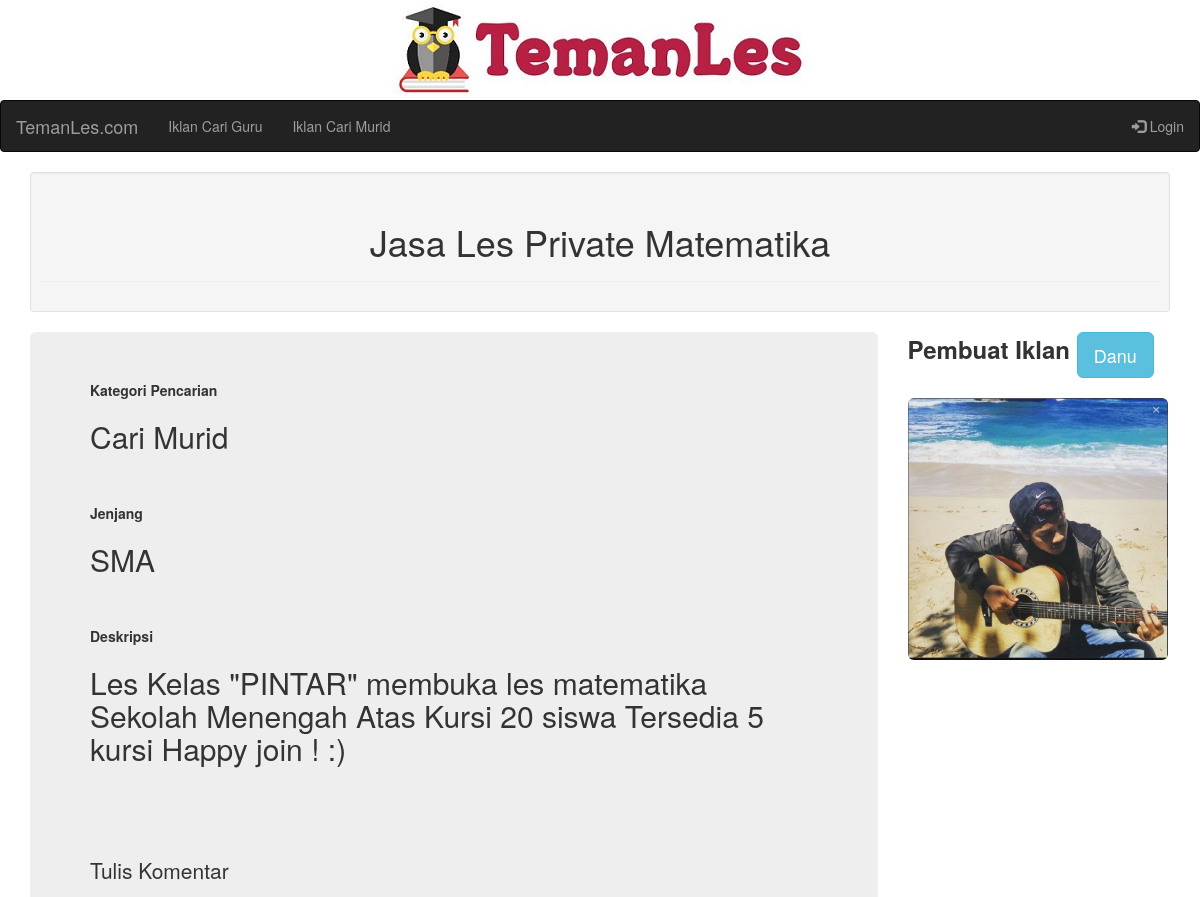
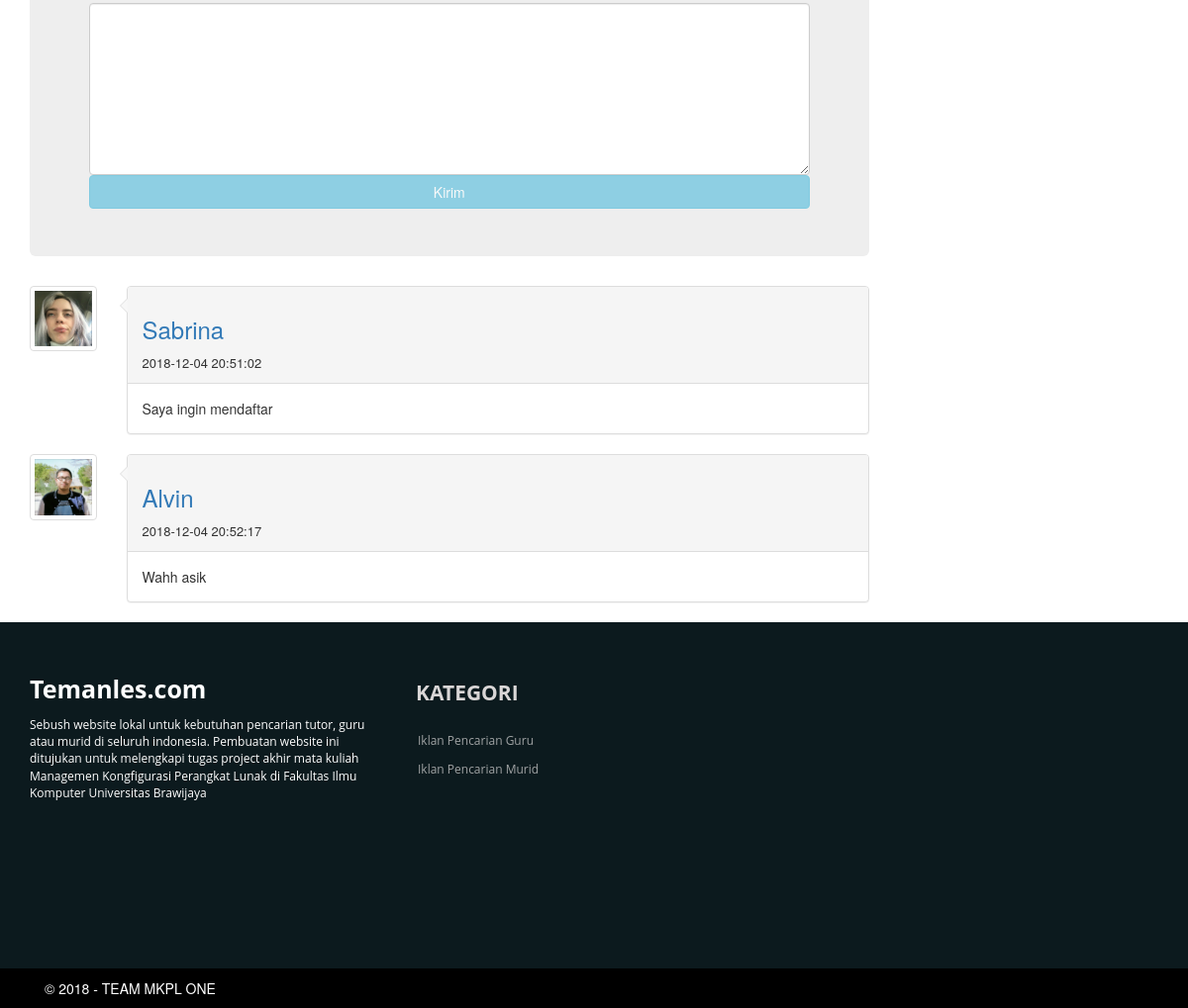
Screenshot of /iklan/Murid/23 with the database file from the repository (2 pictures, top to bottom).
### tables this page shows
CREATE TABLE `iklan` (
  `id_iklan` int(4) NOT NULL,
  `id_pembuatIklan` int(4) NOT NULL,
  `judul` varchar(30) NOT NULL,
  `slug` varchar(200) NOT NULL,
  `statusPencarian` varchar(15) NOT NULL,
  `jenjang` varchar(50) NOT NULL,
  `deskripsi` varchar(300) NOT NULL
);

CREATE TABLE `member` (
  `id` int(4) NOT NULL,
  `nama` varchar(30) NOT NULL,
  `email` varchar(30) NOT NULL,
  `password` varchar(50) NOT NULL,
  `alamat` varchar(50) NOT NULL,
  `noTelp` varchar(15) NOT NULL,
  `deskripsi` varchar(300) NOT NULL,
  `foto` varchar(50) NOT NULL
);

CREATE TABLE `komentar` (
  `id_pengirim` int(4) NOT NULL,
  `id_pembuatIklan` int(4) NOT NULL,
  `id_iklan` int(4) NOT NULL,
  `komentar` varchar(200) NOT NULL,
  `waktu` datetime NOT NULL
);

### application/controllers/ControllerIklan.php (called while the page is built, shortened)
<?php
class ControllerIklan extends CI_Controller {
	public function __construct(){
    $this->load->model('iklan');
    $this->load->model('komentar');
    $this->load->model('member');
		$this->load->model('pesan');
    $this->load->helper('url_helper');
    $this->load->helper('date');
		$this->load->helper(array('form', 'url'));
		$this->load->library('form_validation');
  }
  public function tampilIklan($statusPencarian, $id_iklan){
    $data['iklan'] = $this->iklan->daftarIklan($id_iklan, $statusPencarian);
    $data['komentar'] = $this->tampilKomentar($id_iklan);
		$data['member'] = $this->member->getData(FALSE, $data['iklan']['id_pembuatIklan']);
    $this->load->view('header');
    $this->load->view('iklan/detilIklan', $data);
    $this->load->view('footer');
  }
  public function tampilKomentar($id_iklan){
    $data['komentar'] = $this->komentar->getKomentar($id_iklan);
    return $data['komentar'];
  }
}

### index.php (called while the page is built, shortened)
<?php
require_once BASEPATH.'core/CodeIgniter.php';

### application/models/Iklan.php (called while the page is built, shortened)
<?php
class Iklan extends CI_Model{
  public function daftarIklan($id = FALSE, $statusPencarian = FALSE){
    if($statusPencarian === FALSE && $id !== FALSE){
      $query = $this->db->get_where('iklan', array('id_pembuatIklan' => $id));
      return $query->result_array();
    }else if($id !== FALSE && $statusPencarian !== FALSE){
      $query = $this->db->get_where('iklan', array('id_iklan' => $id));
      return $query->row_array();
    }else if($id === FALSE && $statusPencarian === FALSE){
      $this->db->select("iklan.*,member.nama, member.id");
      $this->db->from('iklan');
      $this->db->join('member', 'iklan.id_pembuatIklan = member.id');
      $query = $this->db->get();
      return $query->result_array();
    }
  }
}

### application/models/Member.php (called while the page is built, shortened)
<?php
class Member extends CI_Model{
  public function getData($username = FALSE, $id = FALSE){
    if($id === FALSE){
      $query = $this->db->get_where('member', array('nama'=>$username));
      return $query->row();
    }else if($username === FALSE){
      $query = $this->db->get_where('member', array('id'=>$id));
      return $query->row_array();
    }
  }
}

### application/models/Komentar.php (called while the page is built, shortened)
<?php
class Komentar extends CI_Model{
  public function getKomentar($id_iklan){
    $this->db->select("komentar.komentar,komentar.waktu,komentar.id_pengirim,member.nama, member.foto");
    $this->db->from('komentar');
    $this->db->where(array('id_iklan' => $id_iklan));
    $this->db->join('member', 'komentar.id_pengirim = member.id');
    $this->db->order_by('waktu','ASC');
    $query = $this->db->get();
    return $query->result_array();
  }
}

### application/views/iklan/detilIklan.php (the view, shortened to what this page needs)
<div class="container">
<div class='well well-sm'><div class='page-header'><h1><center><?php echo $iklan['judul']; ?></center></h1></div></div>
<div class='row'>
<div class='col-md-9'>
<div class='jumbotron'>
<strong>Kategori Pencarian</strong>
<h2>Cari <?php echo $iklan['statusPencarian'] ?></h2><br/><br/>
<strong>Jenjang</strong>
<h2><?php echo $iklan['jenjang'] ?></h2><br/><br/>
<strong>Deskripsi</strong>
<h2><?php echo $iklan['deskripsi'] ?></h2><br/><br/><br/><br/>
<?php echo form_open('controllerIklan/buatKomentar'); ?>
  <p>Tulis Komentar</p>
  <textarea class="form-control" name="komentar" rows="8" cols="80"></textarea>
  <?php
  if($this->session->userdata('status') != "login" || $this->session->userdata('nama') == "ADMIN"){
    echo "<input class='btn btn-info' type='submit' name='submit' value='Kirim' style='width: 100%;' disabled>";
  }else{
    echo "<input class='btn btn-info' type='submit' name='submit' value='Kirim' style='width: 100%;'>";
  }
   ?>
<?php echo form_close();
?>
</div>
</div>
<div class='col-md-3'>
  <font size='5'><strong>Pembuat Iklan </strong></font><a href='<?php echo site_url('profil/'.$member['id']); ?>' class='btn btn-info btn-lg'><?php echo $member['nama']; ?></a><br/><br/>
  <img class='img-rounded' src='<?php echo base_url().$member['foto']; ?>' style='height:200; width:260px'><br/><br/>
</div>
</div>
</div>
<?php
if(is_array($komentar)){
    foreach ($komentar as $komen) {?>
      <div class='container'>
        <div class='row'>
        <div class='col-sm-1'>
        <div class='thumbnail'>
        <img class='img-responsive user-photo' src='<?php echo base_url().$komen['foto'];?>'>
        </div>
        </div>
        <div class='col-sm-8'>
        <div class='panel panel-default'>
        <div class='panel-heading'>
        <strong><a href="<?php echo site_url('profil/'.$komen['id_pengirim']); ?>"><h3><?php echo $komen['nama']; ?></h3></a> </strong>
        <font size='2'><?php echo $komen['waktu']; ?></font>
				</div>
        <div class='panel-body'>
				<?php echo $komen['komentar']; ?>
				</div>
				</div>
				</div>
        </div>
        </div>
  <?php
  }
}
 ?>

### rows the page displays
iklan: judul "Jasa Les Private Matematika", statusPencarian "Murid", jenjang "SMA", deskripsi "Les Kelas \"PINTAR\" membuka les matematika Sekolah Menengah Atas Kursi 20 siswa Tersedia 5 kursi Happy join ! :)"
member: nama "Danu", foto (picture)
komentar: id_pengirim.foto (picture), id_pengirim.nama "Sabrina", waktu "2018-12-04 20:51:02", komentar "Saya ingin mendaftar"
komentar: id_pengirim.foto (picture), id_pengirim.nama "Alvin", waktu "2018-12-04 20:52:17", komentar "Wahh asik"
